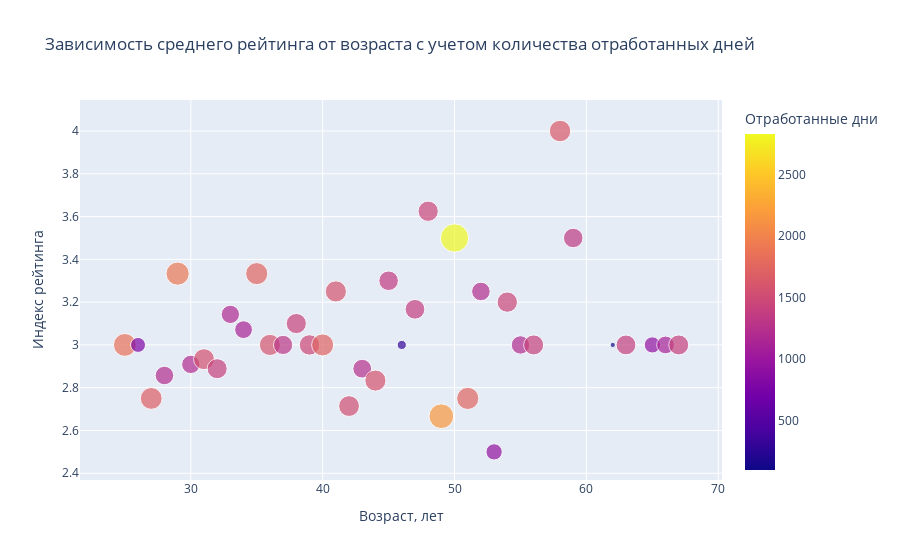

Here is the notebook cell this chart was saved with:
### Code cell
fig = px.scatter(
    perf_age,
    x="age",
    y="avg",
    size="days",
    color="days",
    title="Зависимость среднего рейтинга от возраста с учетом количества отработанных дней",
    labels={"age": "Возраст, лет",
            "avg": "Индекс рейтинга",
            "days": "Отработанные дни"}
)
fig.show()

### Figure 1 — Plotly figure (JSON) as saved in the notebook; plotly's stock layout.template omitted (floating-point values rounded to 4 significant figures)
{"data": [{"hovertemplate": "Возраст, лет=%{x}<br>Индекс рейтинга=%{y}<br>Отработанные дни=%{marker.color}<extra></extra>", "legendgroup": "", "marker": {"color": [1844.0, 794, 1691.0, 1215.0, 1907.0, 1194.0, 1554.0, 1419.0, 1186.0, 1121.0, 1729.0, 1582.0, 1308.0, 1439.0, 1476.0, 1722.0, 1585.0, 1536.0, 1251.0, 1580.0, 1352.0, 299.3, 1384.0, 1454, 2166.0, 2828.0, 1744.0, 1222.0, 940.2, 1465, 1196, 1420, 1635, 1350, 98, 1396.0, 927.5, 1112, 1414.0], "coloraxis": "coloraxis", "size": [1844.0, 794, 1691.0, 1215.0, 1907.0, 1194.0, 1554.0, 1419.0, 1186.0, 1121.0, 1729.0, 1582.0, 1308.0, 1439.0, 1476.0, 1722.0, 1585.0, 1536.0, 1251.0, 1580.0, 1352.0, 299.3, 1384.0, 1454, 2166.0, 2828.0, 1744.0, 1222.0, 940.2, 1465, 1196, 1420, 1635, 1350, 98, 1396.0, 927.5, 1112, 1414.0], "sizemode": "area", "sizeref": 7.071, "symbol": "circle"}, "mode": "markers", "name": "", "orientation": "v", "showlegend": false, "type": "scatter", "x": [25, 26, 27, 28, 29, 30, 31, 32, 33, 34, 35, 36, 37, 38, 39, 40, 41, 42, 43, 44, 45, 46, 47, 48, 49, 50, 51, 52, 53, 54, 55, 56, 58, 59, 62, 63, 65, 66, 67], "xaxis": "x", "y": [3, 3, 2.75, 2.857, 3.333, 2.909, 2.933, 2.889, 3.143, 3.071, 3.333, 3, 3, 3.1, 3, 3, 3.25, 2.714, 2.889, 2.833, 3.3, 3, 3.167, 3.625, 2.667, 3.5, 2.75, 3.25, 2.5, 3.2, 3, 3, 4, 3.5, 3, 3, 3, 3, 3], "yaxis": "y"}], "layout": {"coloraxis": {"colorbar": {"title": {"text": "Отработанные дни"}}, "colorscale": [[0, "#0d0887"], [0.1111, "#46039f"], [0.2222, "#7201a8"], [0.3333, "#9c179e"], [0.4444, "#bd3786"], [0.5556, "#d8576b"], [0.6667, "#ed7953"], [0.7778, "#fb9f3a"], [0.8889, "#fdca26"], [1, "#f0f921"]]}, "legend": {"itemsizing": "constant", "tracegroupgap": 0}, "title": {"text": "Зависимость среднего рейтинга от возраста с учетом количества отработанных дней"}, "xaxis": {"anchor": "y", "domain": [0, 1], "title": {"text": "Возраст, лет"}}, "yaxis": {"anchor": "x", "domain": [0, 1], "title": {"text": "Индекс рейтинга"}}}}
